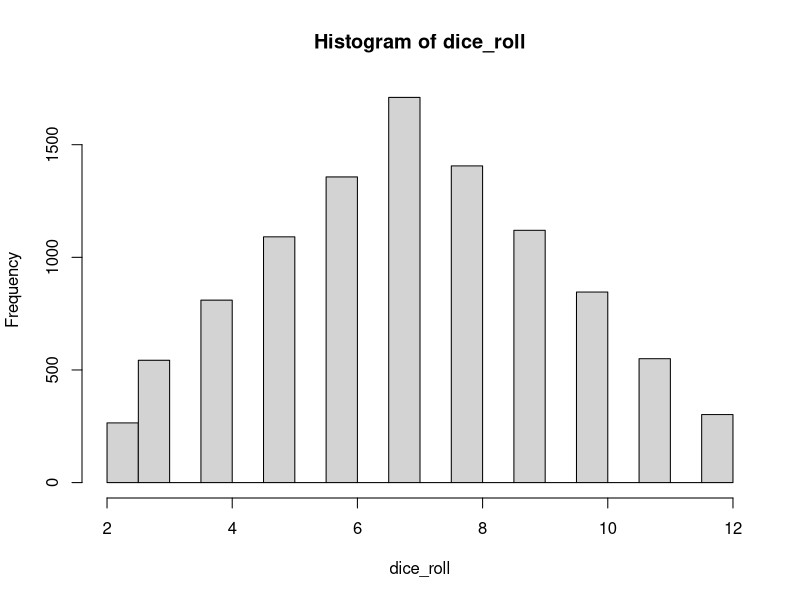
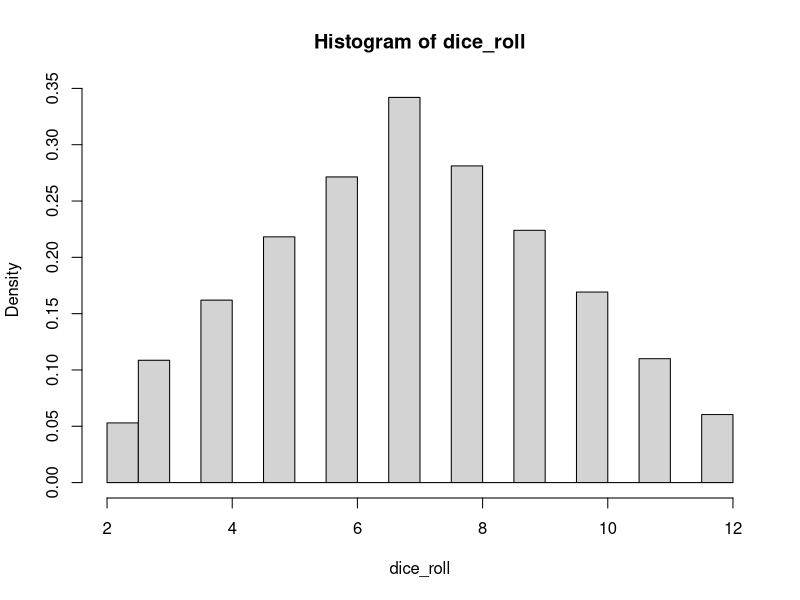
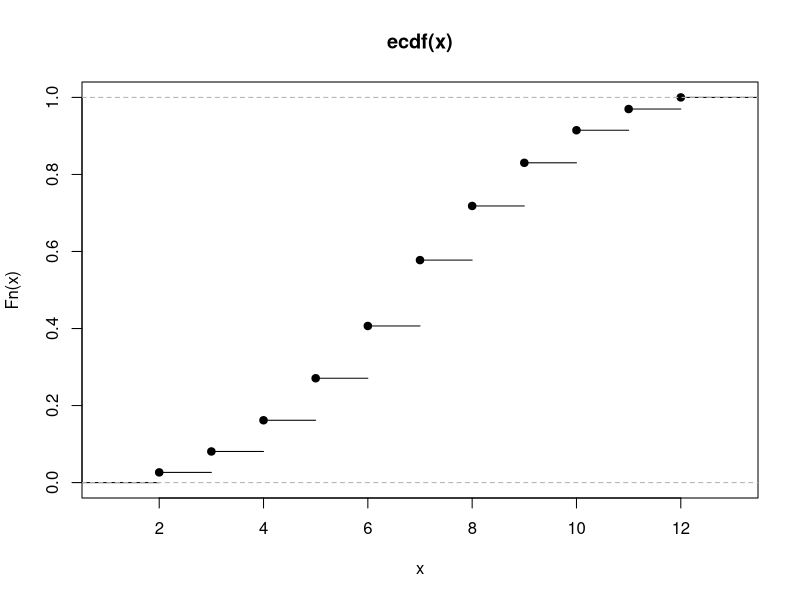

Reproduce these figures in R, in order.
d = 10000

dice1 <- sample(6, d, replace = TRUE)
dice2 <- sample(6, d, replace = TRUE)

dice_roll <- dice1 + dice2

hist(dice_roll)

hist(dice_roll, freq=FALSE)

plot.ecdf(dice_roll)

n <- rnorm(1000)
